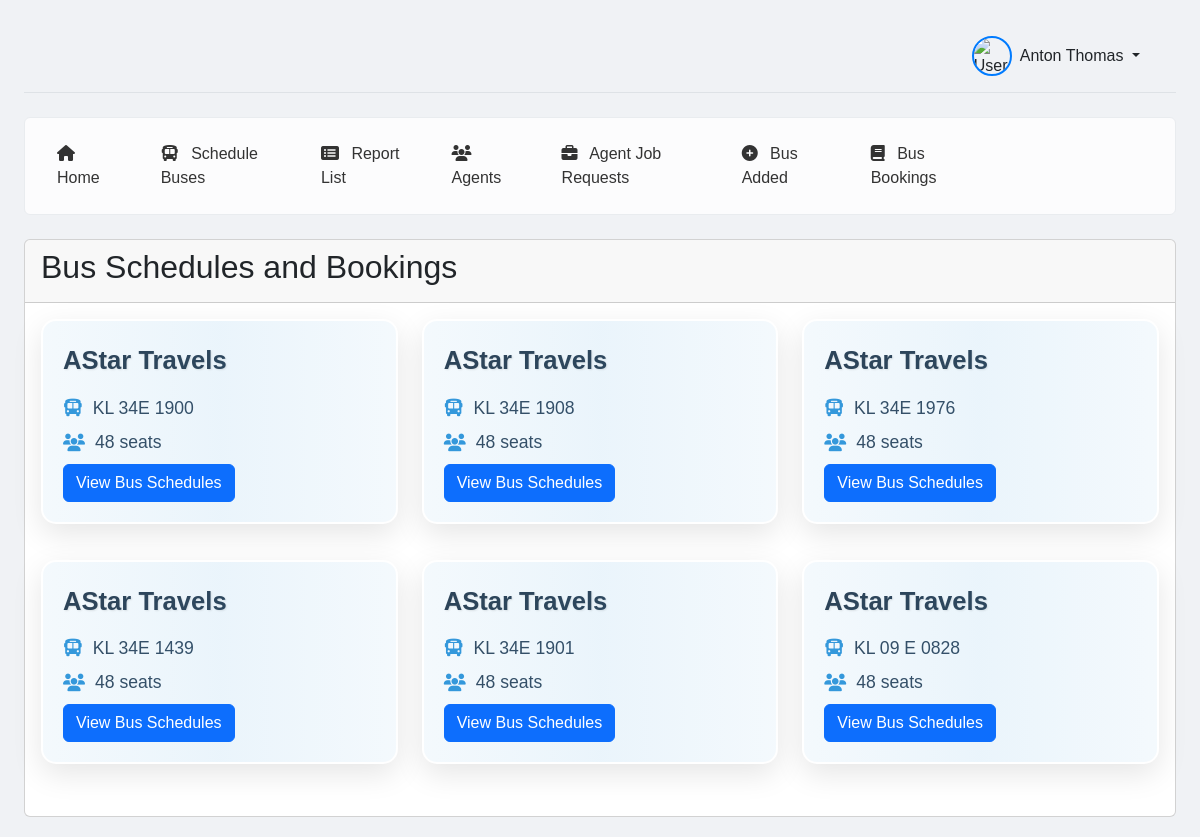
The app's page /view-bus-bookings/ (signed in) with its own data.
### home/models.py (models this page shows, shortened)
class Users(AbstractUser):
    USER_TYPE_CHOICES = [
        ('customers', 'Customers'),
        ('moderator', 'Moderator'),
        ('agent', 'Agent'),
        ('admin', 'Admin'),
    ]
    STATUS_CHOICES = [
        ('active', 'Active'),
        ('inactive', 'Inactive'),
    ]
    LOGIN_STATUS_CHOICES = [
        ('enabled', 'Enabled'),
        ('disabled', 'Disabled'),
    ]
    email = models.EmailField(verbose_name="email address", max_length=255, unique=True)
    password = models.CharField(max_length=128)
    user_type = models.CharField(max_length=10, choices=USER_TYPE_CHOICES)
    status = models.CharField(max_length=8, choices=STATUS_CHOICES, default='inactive')
    loginstatus = models.CharField(max_length=8, choices=LOGIN_STATUS_CHOICES, default='enabled')

class Bus(models.Model):
    bus_id = models.AutoField(primary_key=True)
    moderator_id = models.ForeignKey(Moderator, on_delete=models.CASCADE)
    bus_name = models.CharField(max_length=100)
    bus_number = models.CharField(max_length=20, unique=True)
    bus_type = models.CharField(max_length=50)
    seating_capacity = models.IntegerField()
    departure_location = models.CharField(max_length=100)
    destination_location = models.CharField(max_length=100)
    departure_time = models.TimeField()
    arrival_time = models.TimeField()
    date = models.DateField(null=False, blank=False)
    arrival_date = models.DateField(null=True, blank=True)
    stops = models.TextField(blank=True, null=True)
    ticket_price = models.DecimalField(max_digits=10, decimal_places=2)
    bus_image = models.ImageField(upload_to='media/', blank=True, null=True)
    status = models.CharField(max_length=20, choices=[('active', 'Active'), ('under_maintenance', 'Under Maintenance')])
    schedule_version = models.IntegerField(default=1, null=True, blank=True)

### home/views/views3.py (the view)
# urls.py: path('view-bus-bookings/', views3.view_bus_bookings, name='view_bus_bookings'),
@login_required
def view_bus_bookings(request):
    try:
        moderator = Moderator.objects.get(user=request.user)
        buses = Bus.objects.filter(moderator_id=moderator.moderator_id)
        context = {
            'buses': buses,
        }
        return render(request, 'view_bus_bookings.html', context)
    except Moderator.DoesNotExist:
        context = {
            'error': 'You are not authorized to view this page.'
        }
        return render(request, 'error.html', context)

### templates/view_bus_bookings.html (shortened to what this page needs)
{% load static %}
<!DOCTYPE html>
<html lang="en">
<head>
    <link href="https://cdn.jsdelivr.net/npm/bootstrap@5.3.0-alpha1/dist/css/bootstrap.min.css" rel="stylesheet">
    <link rel="stylesheet" href="https://cdnjs.cloudflare.com/ajax/libs/font-awesome/6.1.1/css/all.min.css">
    <link rel="stylesheet" href="https://cdnjs.cloudflare.com/ajax/libs/animate.css/4.1.1/animate.min.css">
</head>
<body>
    <div class="container-fluid">
        <div class="row">
            <main class="col-md-12 px-md-4 main-content">
                <header class="d-flex justify-content-between align-items-center py-3 mb-4 border-bottom">
                    <div class="d-flex align-items-center dropdown">
                        <img src="{% static 'images/spy.gif' %}" alt="User" class="rounded-circle" style="width: 40px; height: 40px; border: 2px solid #007bff;">
                        {% if request.user.is_authenticated %}
                            <span class="ms-2 me-3 dropdown-toggle" id="dropdownMenuButton" data-bs-toggle="dropdown" aria-expanded="false">
                                {{ request.user.first_name }} {{ request.user.last_name }}
                            </span>
                        {% else %}
                            <span class="ms-2 me-3">Moderator Name Not Set</span>
                        {% endif %}
                    </div>
                </header>
                <div class="alert alert-light d-flex justify-content-end align-items-center" role="alert">
                    <nav class="header-nav">
                        <a class="nav-link" href="{% url 'mod_home' %}">
                            <i class="fas fa-home me-2"></i> Home
                        </a>
                        <a class="nav-link" href="{% url 'mod_sch' %}">
                            <i class="fas fa-bus me-2"></i> Schedule Buses
                        </a>
                        <a class="nav-link" href="{% url 'notifications_report' %}">
                            <i class="fas fa-list-alt me-2"></i> Report List
                        </a>
                        <a class="nav-link" href="{% url 'mod_agentlist' %}">
                            <i class="fas fa-users me-2"></i> Agents
                        </a>
                        <a class="nav-link" href="{% url 'moderator_job_requests' %}">
                            <i class="fas fa-briefcase me-2"></i> Agent Job Requests
                        </a>
                        <a class="nav-link" href="{% url 'buses_added_by_moderator' %}">
                            <i class="fas fa-plus-circle me-2"></i> Bus Added
                        </a>
                        <a class="nav-link" href="{% url 'view_bus_bookings' %}">
                            <i class="fas fa-book me-2"></i> Bus Bookings
                        </a>
                    </nav>
                </div>
                <div class="card mt-4">
                    <div class="card-header">
                        <h2>Bus Schedules and Bookings</h2>
                    </div>
                    <div class="card-body">
                        <div class="row">
                            {% for bus in buses %}
                            <div class="col-md-4 mb-3">
                                <div class="bus-card">
                                    <div class="bus-name">{{ bus.bus_name }}</div>
                                    <div class="bus-details">
                                        <p><i class="fas fa-bus"></i> {{ bus.bus_number }}</p>
                                        <p><i class="fas fa-users"></i> {{ bus.seating_capacity }} seats</p>
                                    </div>
                                    <button class="view-schedules-btn btn btn-primary" data-bs-toggle="modal" data-bs-target="#schedulesModal{{ bus.bus_id }}" data-bus-id="{{ bus.bus_id }}" data-bus-name="{{ bus.bus_name }}" style="z-index: 1000; position: relative;">
                                        View Bus Schedules
                                    </button>
                                </div>
                            </div>
                            {% empty %}
                            <div class="col-12">
                                <p>You haven't added any buses yet.</p>
                            </div>
                            {% endfor %}
                        </div>
                    </div>
                </div>
            </main>
        </div>
    </div>
</body>
</html>

### templates/view_bus_bookings.html (style rules this page uses)
body { background-color: #f0f2f5; font-family: 'Arial', sans-serif; }
.main-content { padding: 20px; }
.bus-card { background-color: #fff; border-radius: 15px; padding: 20px; margin-bottom: 20px; box-shadow: 0 10px 30px rgba(0,0,0,0.1); transition: all 0.4s ease; overflow: hidden; position: relative; border: 2px solid transparent; }
.bus-card::before { content: ''; position: absolute; top: -50%; left: -50%; width: 200%; height: 200%; background: linear-gradient(45deg, transparent, rgba(52, 152, 219, 0.1), transparent); transform: rotate(45deg); transition: all 0.6s ease; }
.bus-name { font-size: 1.6rem; font-weight: bold; margin-bottom: 15px; color: #2c3e50; text-shadow: 1px 1px 2px rgba(0,0,0,0.1); }
.bus-details { font-size: 1.1rem; color: #34495e; }
.bus-details p { margin-bottom: 8px; display: flex; align-items: center; }
.bus-details i { margin-right: 10px; color: #3498db; }
.bus-card { animation: fadeInUp 0.6s ease-out forwards; }
.header-nav { display: flex; align-items: center; }
.header-nav .nav-link { position: relative; padding: 0.5rem 1rem; margin-right: 15px; text-decoration: none; color: #333; transition: background-color 0.3s ease, color 0.3s ease; }
header { display: flex; justify-content: space-between; align-items: center; padding: 0 20px; }
header .d-flex { margin-left: auto; }
.alert { display: flex; align-items: center; padding-right: 177px; }

### records on screen
Users: user.first_name "Anton", user.last_name "Thomas"
Bus: bus_name "AStar Travels", bus_number "KL 34E 1900", seating_capacity "48"
Bus: bus_name "AStar Travels", bus_number "KL 34E 1908", seating_capacity "48"
Bus: bus_name "AStar Travels", bus_number "KL 34E 1976", seating_capacity "48"
Bus: bus_name "AStar Travels", bus_number "KL 34E 1439", seating_capacity "48"
Bus: bus_name "AStar Travels", bus_number "KL 34E 1901", seating_capacity "48"
Bus: bus_name "AStar Travels", bus_number "KL 09 E 0828", seating_capacity "48"
